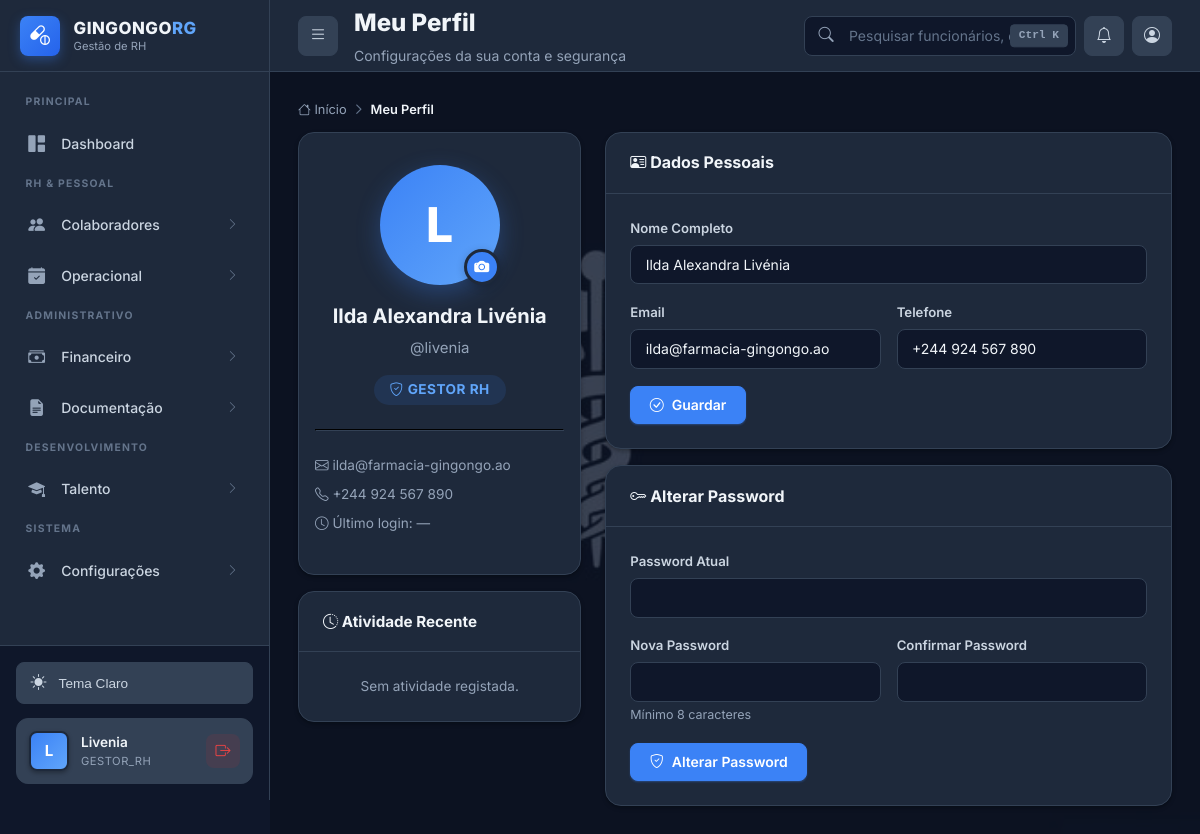
Screenshot of /perfil.php (signed in) with the database file from the repository.
### tables this page shows
CREATE TABLE IF NOT EXISTS funcionarios (
    id INT AUTO_INCREMENT PRIMARY KEY,
    nome_completo VARCHAR(200) NOT NULL,
    bi VARCHAR(30) NOT NULL UNIQUE,
    data_nascimento DATE NOT NULL,
    sexo ENUM('M', 'F', 'Outro') NOT NULL,
    telefone VARCHAR(20),
    email VARCHAR(100),
    endereco TEXT,

     
    departamento_id INT NOT NULL,
    cargo_id INT NOT NULL,
    data_admissao DATE NOT NULL,
    data_demissao DATE NULL,
    tipo_contrato ENUM('Tempo_Indeterminado', 'Tempo_Determinado', 'Estagio', 'Temporario') DEFAULT 'Tempo_Indeterminado',
    status ENUM('ativo', 'ferias', 'afastado', 'demitido') DEFAULT 'ativo',

     
    salario_atual DECIMAL(10, 2) NOT NULL,
    banco VARCHAR(100),
    agencia VARCHAR(20),
    conta VARCHAR(30),
    iban VARCHAR(50) NULL,
    nif_angolano VARCHAR(20) NULL,
    foto VARCHAR(500) NULL,
    
     
    usuario_id INT NULL,
    
     
    created_at TIMESTAMP DEFAULT CURRENT_TIMESTAMP,
    updated_at TIMESTAMP DEFAULT CURRENT_TIMESTAMP ON UPDATE CURRENT_TIMESTAMP,
    
     
    FOREIGN KEY (departamento_id) REFERENCES departamentos(id) ON DELETE RESTRICT,
    FOREIGN KEY (cargo_id) REFERENCES cargos(id) ON DELETE RESTRICT,
    FOREIGN KEY (usuario_id) REFERENCES usuarios(id) ON DELETE SET NULL,
    
     
    INDEX idx_bi (bi),
    INDEX idx_nome (nome_completo),
    INDEX idx_status (status),
    INDEX idx_departamento (departamento_id),
    INDEX idx_cargo (cargo_id),
    INDEX idx_data_admissao (data_admissao)
);

CREATE TABLE IF NOT EXISTS usuarios (
    id INT AUTO_INCREMENT PRIMARY KEY,
    username VARCHAR(50) NOT NULL UNIQUE,
    password_hash VARCHAR(255) NOT NULL,
    nome VARCHAR(200) NULL,
    email VARCHAR(100) NULL,
    foto VARCHAR(500) NULL,
    tipo_acesso ENUM('super_admin', 'admin', 'gestor_rh', 'funcionario_rh', 'lider_farmaceutico', 'funcionario') NOT NULL DEFAULT 'funcionario',
    ativo BOOLEAN DEFAULT TRUE,
    ultimo_login TIMESTAMP NULL,
    created_at TIMESTAMP DEFAULT CURRENT_TIMESTAMP,
    updated_at TIMESTAMP DEFAULT CURRENT_TIMESTAMP ON UPDATE CURRENT_TIMESTAMP,
    INDEX idx_username (username),
    INDEX idx_tipo_acesso (tipo_acesso),
    INDEX idx_ativo (ativo)
);

### public/perfil.php (the view, shortened to what the rows shown need)
<?php
$auth = new Auth();
$auth->requireAuth();
$user_id = $auth->getUserId();
$db = Database::getInstance()->getConnection();
$user_data = $db->prepare("SELECT u.*, f.id as func_id, f.nome_completo, f.email as func_email, f.telefone, f.bi, f.data_nascimento, f.sexo, COALESCE(f.foto, u.foto) as foto
    FROM usuarios u LEFT JOIN funcionarios f ON u.id = f.usuario_id
    WHERE u.id = :id");
$user_data->execute([':id' => $user_id]);
$ud = $user_data->fetch();
$fotoUrl = !empty($ud['foto']) && file_exists(__DIR__ . '/' . $ud['foto'])
    ? $ud['foto'] . '?v=' . filemtime(__DIR__ . '/' . $ud['foto'])
    : null;
?>
<!DOCTYPE html>
<html lang="pt-AO">
<head>
    <link rel="stylesheet" href="https://cdn.jsdelivr.net/npm/bootstrap-icons@1.11.3/font/bootstrap-icons.min.css">
    <link rel="stylesheet" href="css/style-2026.css">
</head>
<body class="dashboard-body">
    <div class="app-wrapper">
        <?php include 'includes/sidebar.php'; ?>
        <div class="main-area" id="mainArea">
            <?php include 'includes/topbar.php'; ?>
            <div class="content-body">
                <div style="display: grid; grid-template-columns: 1fr 2fr; gap: 1.5rem;">
                    <div>
                        <div class="card">
                            <div class="card-body" style="text-align: center; padding: 2rem 1rem;">
                                <div class="profile-photo-wrap" style="position: relative; width: 120px; height: 120px; margin: 0 auto 1rem;">
                                    <?php if ($fotoUrl): ?>
                                        <img src="<?php echo htmlspecialchars($fotoUrl); ?>" alt="Foto de perfil" class="profile-photo" style="width: 120px; height: 120px; border-radius: 50%; object-fit: cover; border: 3px solid var(--primary-light); box-shadow: 0 8px 24px rgba(59,130,246,0.3);">
                                    <?php else: ?>
                                        <div style="width: 120px; height: 120px; border-radius: 50%; background: linear-gradient(135deg, var(--primary), var(--primary-light)); color: white; display: flex; align-items: center; justify-content: center; font-size: 3rem; font-weight: 800; box-shadow: 0 8px 24px rgba(59,130,246,0.3);">
                                            <?php echo strtoupper(substr($ud['username'] ?? 'U', 0, 1)); ?>
                                        </div>
                                    <?php endif; ?>
                                    <label for="foto-input" class="profile-photo-edit" title="Alterar foto" style="position: absolute; bottom: 0; right: 0; width: 36px; height: 36px; border-radius: 50%; background: var(--primary); color: white; display: flex; align-items: center; justify-content: center; cursor: pointer; border: 3px solid var(--bg-card); box-shadow: 0 2px 8px rgba(0,0,0,0.2); transition: var(--transition);">
                                        <i class="bi bi-camera-fill"></i>
                                    </label>
                                </div>
                                <h3 style="font-size: 1.25rem; font-weight: 700; margin: 0 0 0.25rem 0;"><?php echo htmlspecialchars($ud['nome_completo'] ?? $ud['username']); ?></h3>
                                <p style="color: var(--text-muted); margin: 0 0 1rem 0;">@<?php echo htmlspecialchars($ud['username']); ?></p>
                                <span class="badge badge-primary" style="font-size: 0.85rem; padding: 0.5rem 1rem;">
                                    <i class="bi bi-shield-check"></i> <?php echo htmlspecialchars(ucfirst(str_replace('_', ' ', $ud['tipo_acesso']))); ?>
                                </span>
                                <hr style="border-color: var(--border-color); margin: 1.5rem 0;">
                                <div style="text-align: left;">
                                    <p style="font-size: 0.85rem; color: var(--text-muted); margin: 0.5rem 0;">
                                        <i class="bi bi-envelope"></i> <?php echo htmlspecialchars($ud['func_email'] ?? '—'); ?>
                                    </p>
                                    <p style="font-size: 0.85rem; color: var(--text-muted); margin: 0.5rem 0;">
                                        <i class="bi bi-telephone"></i> <?php echo htmlspecialchars($ud['telefone'] ?? '—'); ?>
                                    </p>
                                    <p style="font-size: 0.85rem; color: var(--text-muted); margin: 0.5rem 0;">
                                        <i class="bi bi-clock"></i> Último login: <?php echo $ud['ultimo_login'] ? date('d/m/Y H:i', strtotime($ud['ultimo_login'])) : '—'; ?>
                                    </p>
                                </div>
                            </div>
                        </div>
                    </div>
                    <div>
                        <div class="card mb-3">
                            <div class="card-body">
                                <form method="POST" action="?action=update_info">
                                    <div class="form-group">
                                        <label class="form-label">Nome Completo</label>
                                        <input type="text" name="nome_completo" class="form-control" value="<?php echo htmlspecialchars($ud['nome_completo'] ?? ''); ?>">
                                    </div>
                                    <div class="form-grid" style="display: grid; grid-template-columns: 1fr 1fr; gap: 1rem;">
                                        <div class="form-group">
                                            <label class="form-label">Email</label>
                                            <input type="email" name="func_email" class="form-control" value="<?php echo htmlspecialchars($ud['func_email'] ?? ''); ?>">
                                        </div>
                                        <div class="form-group">
                                            <label class="form-label">Telefone</label>
                                            <input type="text" name="telefone" class="form-control" value="<?php echo htmlspecialchars($ud['telefone'] ?? ''); ?>">
                                        </div>
                                    </div>
                                </form>
                            </div>
                        </div>
                    </div>
                </div>
            </div>
        </div>
    </div>
</body>
</html>

### public/includes/sidebar.php (shortened to what the rows shown need)
<?php
if (!isset($user)) {
    if (isset($_SESSION['username'])) {
        $user = [
            'username' => $_SESSION['username'],
            'role' => $_SESSION['tipo_acesso'] ?? 'funcionario',
            'id' => $_SESSION['user_id'] ?? null
        ];
    } else {
        $user = [
            'username' => 'Visitante',
            'role' => 'funcionario',
            'id' => null
        ];
    }
}
?>
<aside class="sidebar" id="sidebar">
    <div class="sidebar-footer">
        <div class="user-card">
            <div class="user-avatar">
                <?php echo strtoupper(substr($user['username'], 0, 1)); ?>
            </div>
            <div class="user-info">
                <div class="user-name"><?php echo htmlspecialchars(ucfirst($user['username'])); ?></div>
                <div class="user-role"><?php echo htmlspecialchars($user['role']); ?></div>
            </div>
            <a href="logout.php" class="user-logout" title="Sair">
                <i class="bi bi-box-arrow-right"></i>
            </a>
        </div>
    </div>
</aside>

### rows the page displays
funcionarios: usuario.username "L", usuario.username "Livenia", usuario.tipo_acesso "GESTOR_RH", nome_completo "Ilda Alexandra Livénia", usuario.username "livenia", usuario.tipo_acesso "GESTOR RH", email "ilda@farmacia-gingongo.ao", telefone "+244 924 567 890", func_email "ilda@farmacia-gingongo.ao"

### other values shown
$pageTitle "Meu Perfil"
$pageSubtitle "Configurações da sua conta e segurança"
